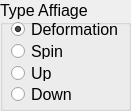
   <widget class="QGroupBox" name="Type_group">
    <property name="geometry">
     <rect>
      <x>750</x>
      <y>10</y>
      <width>131</width>
      <height>111</height>
     </rect>
    </property>
    <property name="font">
     <font>
      <pointsize>12</pointsize>
      <weight>50</weight>
      <bold>false</bold>
     </font>
    </property>
    <property name="title">
     <string>Type Affiage</string>
    </property>
    <widget class="QWidget" name="">
     <property name="geometry">
      <rect>
       <x>11</x>
       <y>21</y>
       <width>113</width>
       <height>81</height>
      </rect>
     </property>
     <layout class="QVBoxLayout" name="verticalLayout_2">
      <item>
       <widget class="QRadioButton" name="Defo">
        <property name="text">
         <string>Deformation</string>
        </property>
        <property name="checked">
         <bool>true</bool>
        </property>
       </widget>
      </item>
      <item>
       <widget class="QRadioButton" name="Spin">
        <property name="text">
         <string>Spin</string>
        </property>
       </widget>
      </item>
      <item>
       <widget class="QRadioButton" name="Up">
        <property name="text">
         <string>Up</string>
        </property>
       </widget>
      </item>
      <item>
       <widget class="QRadioButton" name="Down">
        <property name="text">
         <string>Down</string>
        </property>
       </widget>
      </item>
     </layout>
    </widget>
   </widget>
